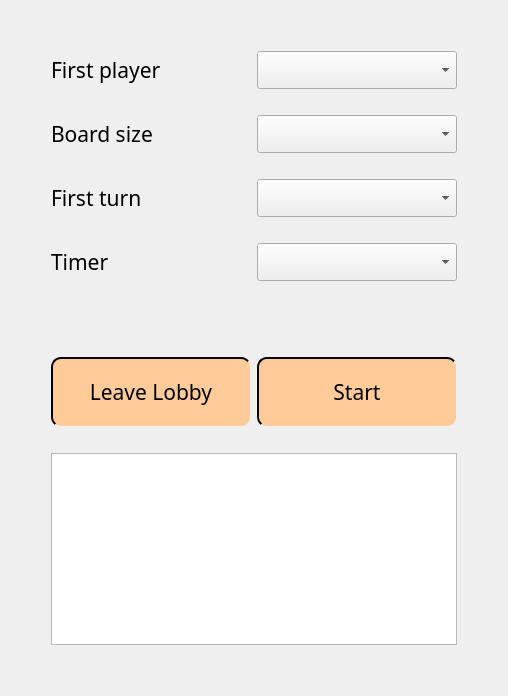
      <widget class="QWidget" name="LobbyPage">
       <property name="styleSheet">
        <string notr="true">QWidget#LobbyPage {
	border-image: url(./MainMenuImage.png)
}</string>
       </property>
       <layout class="QGridLayout" name="gridLayout_3">
        <item row="7" column="2">
         <widget class="QComboBox" name="timerOnlineCombobox">
          <property name="font">
           <font>
            <family>Bauhaus 93</family>
            <pointsize>16</pointsize>
           </font>
          </property>
         </widget>
        </item>
        <item row="4" column="1">
         <spacer name="verticalSpacer_13">
          <property name="orientation">
           <enum>Qt::Vertical</enum>
          </property>
          <property name="sizeType">
           <enum>QSizePolicy::Minimum</enum>
          </property>
          <property name="sizeHint" stdset="0">
           <size>
            <width>20</width>
            <height>20</height>
           </size>
          </property>
         </spacer>
        </item>
        <item row="10" column="1">
         <spacer name="verticalSpacer_17">
          <property name="orientation">
           <enum>Qt::Vertical</enum>
          </property>
          <property name="sizeType">
           <enum>QSizePolicy::Minimum</enum>
          </property>
          <property name="sizeHint" stdset="0">
           <size>
            <width>20</width>
            <height>20</height>
           </size>
          </property>
         </spacer>
        </item>
        <item row="1" column="3">
         <spacer name="horizontalSpacer_7">
          <property name="orientation">
           <enum>Qt::Horizontal</enum>
          </property>
          <property name="sizeHint" stdset="0">
           <size>
            <width>40</width>
            <height>20</height>
           </size>
          </property>
         </spacer>
        </item>
        <item row="9" column="2">
         <widget class="QPushButton" name="startGameOnlineButton">
          <property name="minimumSize">
           <size>
            <width>200</width>
            <height>70</height>
           </size>
          </property>
          <property name="font">
           <font>
            <family>Bauhaus 93</family>
            <pointsize>16</pointsize>
           </font>
          </property>
          <property name="styleSheet">
           <string notr="true">QPushButton {
	background-color: #FFCC99;
	border-style: outset;
	border-width: 2px;
	border-radius: 10px;
}
QPushButton:hover {
	background-color: #FFA64D;
	border-style: outset;
	border-width: 2px;
	border-radius: 10px;
}</string>
          </property>
          <property name="text">
           <string>Start</string>
          </property>
         </widget>
        </item>
        <item row="12" column="1">
         <spacer name="verticalSpacer_9">
          <property name="orientation">
           <enum>Qt::Vertical</enum>
          </property>
          <property name="sizeHint" stdset="0">
           <size>
            <width>20</width>
            <height>40</height>
           </size>
          </property>
         </spacer>
        </item>
        <item row="2" column="1">
         <spacer name="verticalSpacer_12">
          <property name="orientation">
           <enum>Qt::Vertical</enum>
          </property>
          <property name="sizeType">
           <enum>QSizePolicy::Minimum</enum>
          </property>
          <property name="sizeHint" stdset="0">
           <size>
            <width>20</width>
            <height>20</height>
           </size>
          </property>
         </spacer>
        </item>
        <item row="7" column="1">
         <widget class="QLabel" name="label_13">
          <property name="font">
           <font>
            <family>Bauhaus 93</family>
            <pointsize>16</pointsize>
           </font>
          </property>
          <property name="text">
           <string>Timer</string>
          </property>
         </widget>
        </item>
        <item row="3" column="2">
         <widget class="QComboBox" name="boardSizeOnlineCombobox">
          <property name="font">
           <font>
            <family>Bauhaus 93</family>
            <pointsize>16</pointsize>
           </font>
          </property>
         </widget>
        </item>
        <item row="8" column="1">
         <spacer name="verticalSpacer_16">
          <property name="orientation">
           <enum>Qt::Vertical</enum>
          </property>
          <property name="sizeType">
           <enum>QSizePolicy::Minimum</enum>
          </property>
          <property name="sizeHint" stdset="0">
           <size>
            <width>20</width>
            <height>70</height>
           </size>
          </property>
         </spacer>
        </item>
        <item row="3" column="1">
         <widget class="QLabel" name="label_10">
          <property name="font">
           <font>
            <family>Bauhaus 93</family>
            <pointsize>16</pointsize>
           </font>
          </property>
          <property name="text">
           <string>Board size</string>
          </property>
         </widget>
        </item>
        <item row="0" column="1">
         <spacer name="verticalSpacer_10">
          <property name="orientation">
           <enum>Qt::Vertical</enum>
          </property>
          <property name="sizeHint" stdset="0">
           <size>
            <width>20</width>
            <height>40</height>
           </size>
          </property>
         </spacer>
        </item>
        <item row="9" column="1">
         <widget class="QPushButton" name="pushButton_2">
          <property name="minimumSize">
           <size>
            <width>200</width>
            <height>70</height>
           </size>
          </property>
          <property name="font">
           <font>
            <family>Bauhaus 93</family>
            <pointsize>16</pointsize>
           </font>
          </property>
          <property name="styleSheet">
           <string notr="true">QPushButton {
	background-color: #FFCC99;
	border-style: outset;
	border-width: 2px;
	border-radius: 10px;
}
QPushButton:hover {
	background-color: #FFA64D;
	border-style: outset;
	border-width: 2px;
	border-radius: 10px;
}</string>
          </property>
          <property name="text">
           <string>Leave Lobby</string>
          </property>
         </widget>
        </item>
        <item row="1" column="0">
         <spacer name="horizontalSpacer_6">
          <property name="orientation">
           <enum>Qt::Horizontal</enum>
          </property>
          <property name="sizeHint" stdset="0">
           <size>
            <width>40</width>
            <height>20</height>
           </size>
          </property>
         </spacer>
        </item>
        <item row="6" column="1">
         <spacer name="verticalSpacer_15">
          <property name="orientation">
           <enum>Qt::Vertical</enum>
          </property>
          <property name="sizeType">
           <enum>QSizePolicy::Minimum</enum>
          </property>
          <property name="sizeHint" stdset="0">
           <size>
            <width>20</width>
            <height>20</height>
           </size>
          </property>
         </spacer>
        </item>
        <item row="1" column="2">
         <widget class="QComboBox" name="firstPlayerOnlineCombobox">
          <property name="font">
           <font>
            <family>Bauhaus 93</family>
            <pointsize>16</pointsize>
           </font>
          </property>
         </widget>
        </item>
        <item row="5" column="2">
         <widget class="QComboBox" name="firstTurnOnlineCombobox">
          <property name="font">
           <font>
            <family>Bauhaus 93</family>
            <pointsize>16</pointsize>
           </font>
          </property>
         </widget>
        </item>
        <item row="5" column="1">
         <widget class="QLabel" name="label_11">
          <property name="font">
           <font>
            <family>Bauhaus 93</family>
            <pointsize>16</pointsize>
           </font>
          </property>
          <property name="text">
           <string>First turn</string>
          </property>
         </widget>
        </item>
        <item row="1" column="1">
         <widget class="QLabel" name="label_4">
          <property name="font">
           <font>
            <family>Bauhaus 93</family>
            <pointsize>16</pointsize>
           </font>
          </property>
          <property name="text">
           <string>First player</string>
          </property>
         </widget>
        </item>
        <item row="11" column="1" colspan="2">
         <widget class="QTextEdit" name="chatTextEdit">
          <property name="readOnly">
           <bool>true</bool>
          </property>
         </widget>
        </item>
       </layout>
      </widget>
